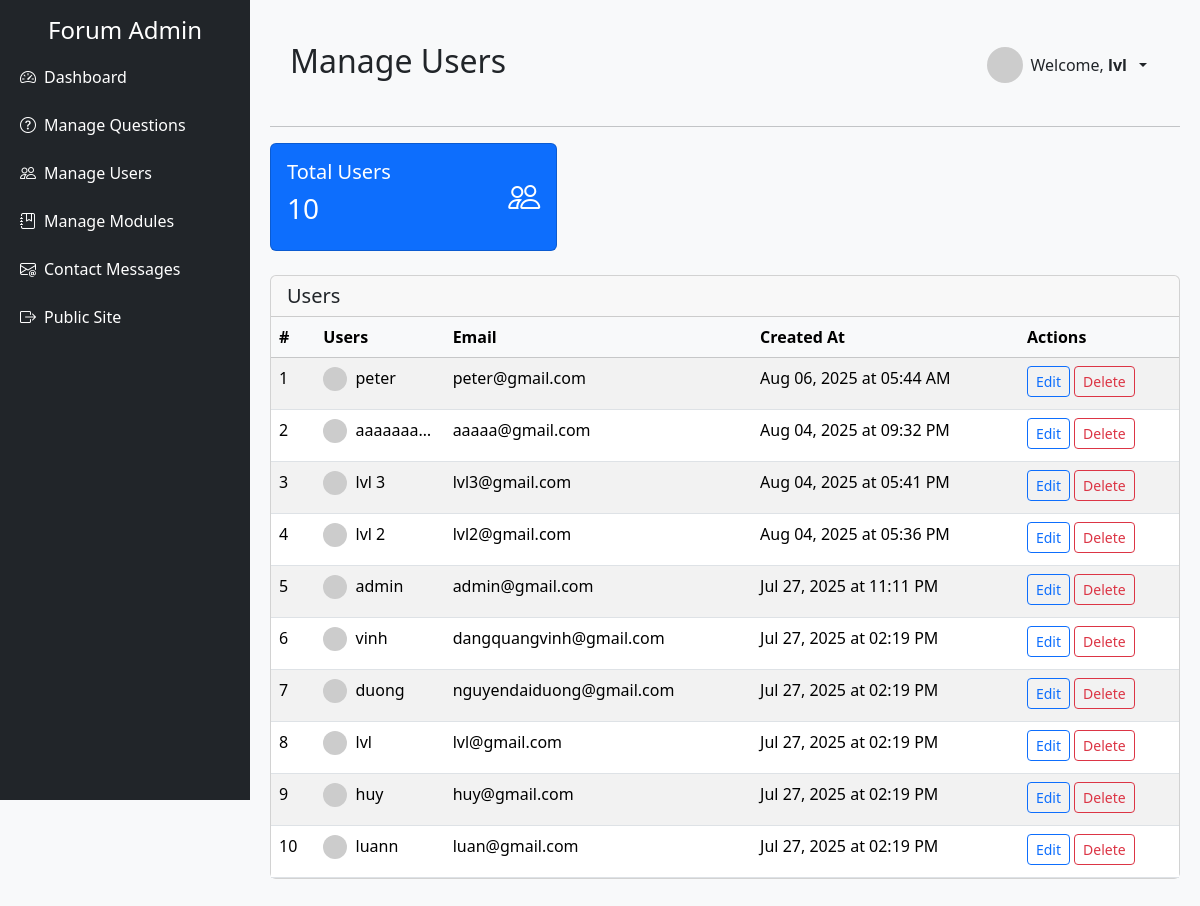
/coursework/admin/manageusers.php (signed in), run on the app's committed database.
### tables this page shows
CREATE TABLE `user` (
  `id` int(11) NOT NULL,
  `name` varchar(255) NOT NULL,
  `email` varchar(255) NOT NULL,
  `password` varchar(255) NOT NULL,
  `created_at` datetime DEFAULT current_timestamp(),
  `bio` text DEFAULT NULL
);

### coursework/admin/manageusers.php (called while the page is built, shortened)
<?php
$adminName = $_SESSION['username'];
include '../system/include/DatabaseConnection.php';
include '../system/include/DatabaseFunction.php';
try {
    $users = getAllUsers($pdo);
    include 'templates/manage_users.html.php';
} catch (PDOException $e) {
    $title = 'An error has occurred';
    $output = 'Database error: ' . $e->getMessage();
}
include 'templates/admin_layout.html.php';

### coursework/system/include/DatabaseFunction.php (called while the page is built, shortened)
<?php
    function query($pdo, $sql, $parameters = []) {
        $query = $pdo->prepare($sql);
        $query->execute($parameters);
        return $query;
    }
    function getAllUsers($pdo) {
        $query = "SELECT u.id, u.name, u.email, u.created_at, u.bio
                FROM user u
                ORDER BY u.created_at DESC";
        $allUsers = query($pdo, $query);
        return $allUsers->fetchAll();
    }

### coursework/admin/templates/manage_users.html.php (the view, shortened to what this page needs)
<div style="display: flex; justify-content: space-between; align-items: center; padding: 20px;">
    <h2>Manage Users</h2>
    <div class="dropdown">
        <button class="btn dropdown-toggle d-flex align-items-center gap-2" type="button" id="userDropdown" data-bs-toggle="dropdown" aria-expanded="false">
            <img src="https://ui-avatars.com/api/?name=<?= urlencode($adminName) ?>&background=0d6efd&color=fff"
                width="36"
                height="36"
                class="rounded-circle">
            <span>Welcome, <strong><?= htmlspecialchars($adminName) ?></strong></span>
        </button>
    </div>
</div>
<hr>
<div class="row g-4 mb-4">
    <div class="col-md-4">
        <div class="card text-white bg-primary">
            <div class="card-body d-flex justify-content-between align-items-center">
            <div>
                <h5 class="card-title">Total Users</h5>
                <h3><?= count($users) ?></h3>
            </div>
                <i class="bi bi-people card-icon fs-2"></i>
            </div>
        </div>
    </div>
</div>
<div class="card mb-4">
    <div class="card-header d-flex justify-content-between">
    <h5 class="mb-0">Users</h5>
    </div>
    <div class="table-responsive">
    <table class="table table-striped mb-0">
        <thead class="table-light">
        <tr>
            <th>#</th>
            <th>Users</th>
            <th>Email</th>
            <th>Created At</th>
            <th>Actions</th>
        </tr>
        </thead>
        <tbody>
        <?php foreach ($users as $index => $user): ?>
        <tr>
            <td><?= $index + 1 ?></td>
            <td class="text-truncate" style="max-width: 100px;">
                <img src="https://ui-avatars.com/api/?name=<?= urlencode($user['name']) ?>&background=0d6efd&color=fff"
                    width="24"
                    height="24"
                    class="rounded-circle me-1">
                <?= htmlspecialchars($user['name']) ?>
            </td>
            <td><?= htmlspecialchars($user['email']) ?></td>
            <td><?= date('M d, Y \a\\t h:i A', strtotime($user['created_at'])) ?></td>
            <td>
                <a href="users/edit_user.php?id=<?= $user['id'] ?>" class="btn btn-sm btn-outline-primary mb-md-1">Edit</a>
                <a href="users/delete_user.php?id=<?= $user['id'] ?>" class="btn btn-sm btn-outline-danger mb-1" onclick="return confirm('Are you sure you want to delete this user?');">Delete</a>
            </td>
        </tr>
        <?php endforeach; ?>
        </tbody>
    </table>
    </div>
</div>

### coursework/admin/templates/admin_layout.html.php (style rules this page uses)
body { background-color: #f8f9fa; }
.table td:nth-child(2) { max-width: 200px; white-space: nowrap; overflow: hidden; text-overflow: ellipsis; }

### data on the page
user: name "peter", email "peter@gmail.com", created_at "Aug 06, 2025 at 05:44 AM"
user: name "aaaaaaa…", email "aaaaa@gmail.com", created_at "Aug 04, 2025 at 09:32 PM"
user: name "lvl 3", email "lvl3@gmail.com", created_at "Aug 04, 2025 at 05:41 PM"
user: name "lvl 2", email "lvl2@gmail.com", created_at "Aug 04, 2025 at 05:36 PM"
user: name "admin", email "admin@gmail.com", created_at "Jul 27, 2025 at 11:11 PM"
user: name "vinh", email "dangquangvinh@gmail.com", created_at "Jul 27, 2025 at 02:19 PM"
user: name "duong", email "nguyendaiduong@gmail.com", created_at "Jul 27, 2025 at 02:19 PM"
user: name "lvl", email "lvl@gmail.com", created_at "Jul 27, 2025 at 02:19 PM"
user: name "huy", email "huy@gmail.com", created_at "Jul 27, 2025 at 02:19 PM"
user: name "luann", email "luan@gmail.com", created_at "Jul 27, 2025 at 02:19 PM"

### other printed values
$adminName "lvl"
count($users) "10"
